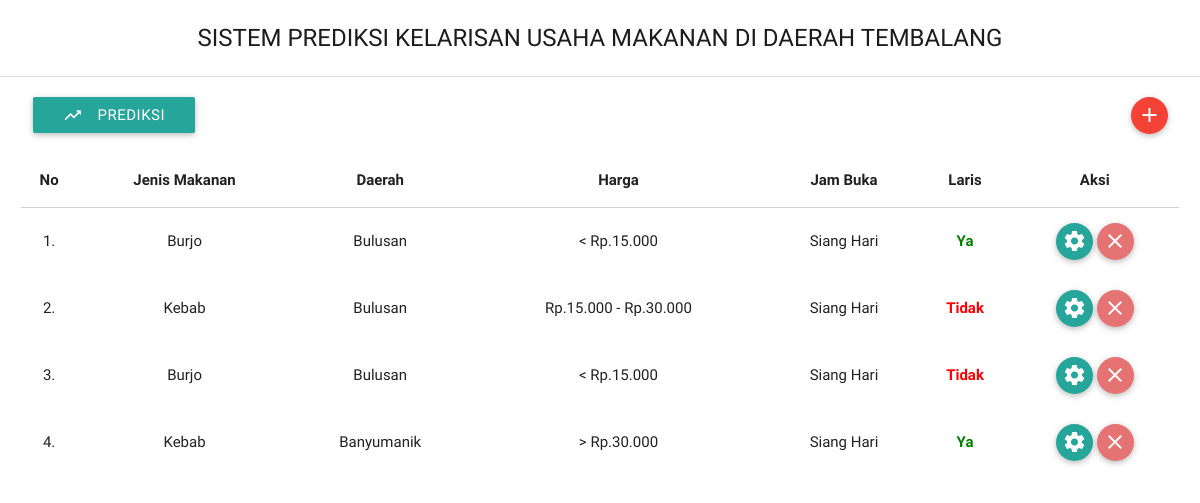
The page / on the database its author committed.
### tables this page shows
CREATE TABLE IF NOT EXISTS `tb_data` (
  `id_data` int(11) NOT NULL,
  `jenis_makanan` varchar(50) NOT NULL,
  `daerah` varchar(50) NOT NULL,
  `harga` int(2) NOT NULL,
  `jam_buka` int(2) NOT NULL,
  `laris` varchar(10) NOT NULL
);

### application/controllers/Data.php (called while the page is built, shortened)
<?php
class Data extends CI_Controller {
	public function index($id = 0){
		$this->load->helper('url');
		$this->load->helper('form');
		$this->load->model('Crud');
		$this->load->library('pagination');
		$total = $this->Crud->totalData('tb_data');
		$config['total_rows'] = $total;
		$config['base_url'] = base_url().'data/index';
	 	$config['per_page'] = '50';
	 	$config['full_tag_open'] = '<div class="pagination">';
	 	$config['full_tag_close'] = '</div>';
		$this->pagination->initialize($config);
		$data['halaman'] = $this->pagination->create_links();
		$data['query'] = $this->Crud->readPaging('tb_data', null, 'id_data', 'DESC', $config['per_page'], $id);
		$this->load->view('data_page', $data);
	}
}

### index.php (called while the page is built, shortened)
<?php
require_once BASEPATH.'core/CodeIgniter.php';

### application/models/Crud.php (called while the page is built, shortened)
<?php
class Crud extends CI_Model{
	function readPaging($table, $cond, $ordField, $ordType, $limit, $start){
		if($ordField!=null){
			$this->db->order_by($ordField, $ordType);
		}
		$query = $this->db->get($table, $limit, $start);
		return $query->result();
	}
}

### application/views/data_page.php (the view, shortened to what this page needs)
<!DOCTYPE html>
<html>
	<head>
		<link href="<?php echo base_url('assets/materialize/css/materialize.min.css'); ?>" rel="stylesheet" type="text/css" media="screen,projection">
		<link href="<?php echo base_url('assets/materialize/css/googlefont.css'); ?>" rel="stylesheet" type="text/css" media="screen,projection">
		<link href="<?php echo base_url('assets/css/style.css'); ?>" rel="stylesheet" type="text/css" media="screen,projection">
	</head>
	<body>
		<div style="font-size:18pt;color:#1c1c1c;padding:20px;" align="center">
			SISTEM PREDIKSI KELARISAN USAHA MAKANAN DI DAERAH TEMBALANG
		</div>
		<div class="divider">
		</div>
		<div class="row pad-t">
			<div class="col s12">
				<div class="row">
					<div class="col s6">
						<a href="#nbcModal" class="modal-trigger waves-effect waves-light btn">
						<i class="material-icons left">trending_up</i> Prediksi</a>
					</div>
					<div class="col s6" align="right">
						<a class="add modal-trigger btn-floating btn-small waves-effect waves-light red" href="#addModal"><i class="tiny material-icons">add</i></a>
					</div>
				</div>
				<table class="highlight centered">
					<thead>
						<tr>
							<th data-field="number">No</th>
							<th data-field="jenis">Jenis Makanan</th>
							<th data-field="daerah">Daerah</th>
							<th data-field="harga">Harga</th>
							<th data-field="jam">Jam Buka</th>
							<th data-field="laris">Laris</th>
							<th data-field="laris">Aksi</th>
						</tr>
					</thead>
					<tbody>
					<?php $no=1;foreach($query as $result){ ?>
						<tr>
							<td><?php echo $no; ?>.</td>
							<td><?php echo htmlspecialchars($result->jenis_makanan); ?></td>
							<td><?php echo htmlspecialchars($result->daerah); ?></td>
							<td><?php if($result->harga==1){
									echo "&lt; Rp.15.000";
								}elseif($result->harga==2){
									echo "Rp.15.000 - Rp.30.000";
								}elseif($result->harga==3){
									echo "&gt; Rp.30.000";
								}
								?>
							</td>
							<td><?php if($result->jam_buka==1){
									echo "24 jam";
								}elseif($result->jam_buka==2){
									echo "Siang Hari";
								}elseif($result->jam_buka==3){
									echo "Malam Hari";
								}
								?>
							</td>
							<td><?php if($result->laris=='Ya'){
									echo "<span style=color:green><b>Ya</b></span>";
								}else{
									echo "<span style=color:red><b>Tidak</b></span>";
								}
								?>
							</td>
							<td>
							    <a class="edit modal-trigger btn-floating" href="#editModal" id="<?php echo $result->id_data; ?>"><i class="material-icons">settings</i></a>
							    <a class="del modal-trigger btn-floating red lighten-2" href="#deleteModal" id="<?php echo $result->id_data; ?>">
							    	<i class="material-icons">clear</i></a>
							</td>
						</tr>
					<?php $no++; } ?>
					</tbody>
				</table>
			</div>
		</div>
	</body>
</html>

### assets/css/style.css (style rules this page uses)
.pad-t { margin:20px 10px 20px 10px; }

### rows shown on the page
tb_data: jenis_makanan "Burjo", daerah "Bulusan", harga "< Rp.15.000", jam_buka "Siang Hari", laris "Ya"
tb_data: jenis_makanan "Kebab", daerah "Bulusan", harga "Rp.15.000 - Rp.30.000", jam_buka "Siang Hari", laris "Tidak"
tb_data: jenis_makanan "Burjo", daerah "Bulusan", harga "< Rp.15.000", jam_buka "Siang Hari", laris "Tidak"
tb_data: jenis_makanan "Kebab", daerah "Banyumanik", harga "> Rp.30.000", jam_buka "Siang Hari", laris "Ya"
